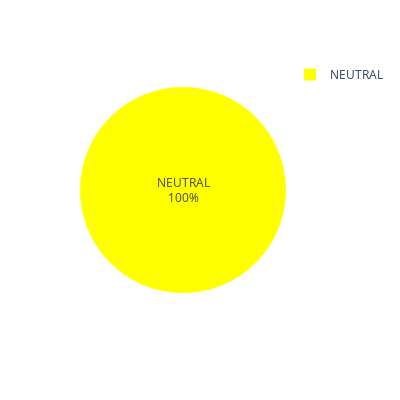

Notebook cell for this chart:
### Code cell
viz(sents,sents[:10]) # pass a slice, don't print the entire df

### Figure 1 — Plotly figure (JSON) as saved in the notebook; plotly's stock layout.template omitted (floating-point values rounded to 4 significant figures)
{"data": [{"customdata": [["NEUTRAL"], ["NEUTRAL"], ["NEUTRAL"], ["NEUTRAL"], ["NEUTRAL"]], "domain": {"x": [0, 1], "y": [0, 1]}, "hovertemplate": "label=%{customdata[0]}<extra></extra>", "labels": ["NEUTRAL", "NEUTRAL", "NEUTRAL", "NEUTRAL", "NEUTRAL"], "legendgroup": "", "marker": {"colors": ["yellow", "yellow", "yellow", "yellow", "yellow"]}, "name": "", "showlegend": true, "textinfo": "percent+label", "textposition": "inside", "type": "pie"}], "layout": {"height": 400, "legend": {"tracegroupgap": 0}, "margin": {"t": 60}, "width": 400}}
